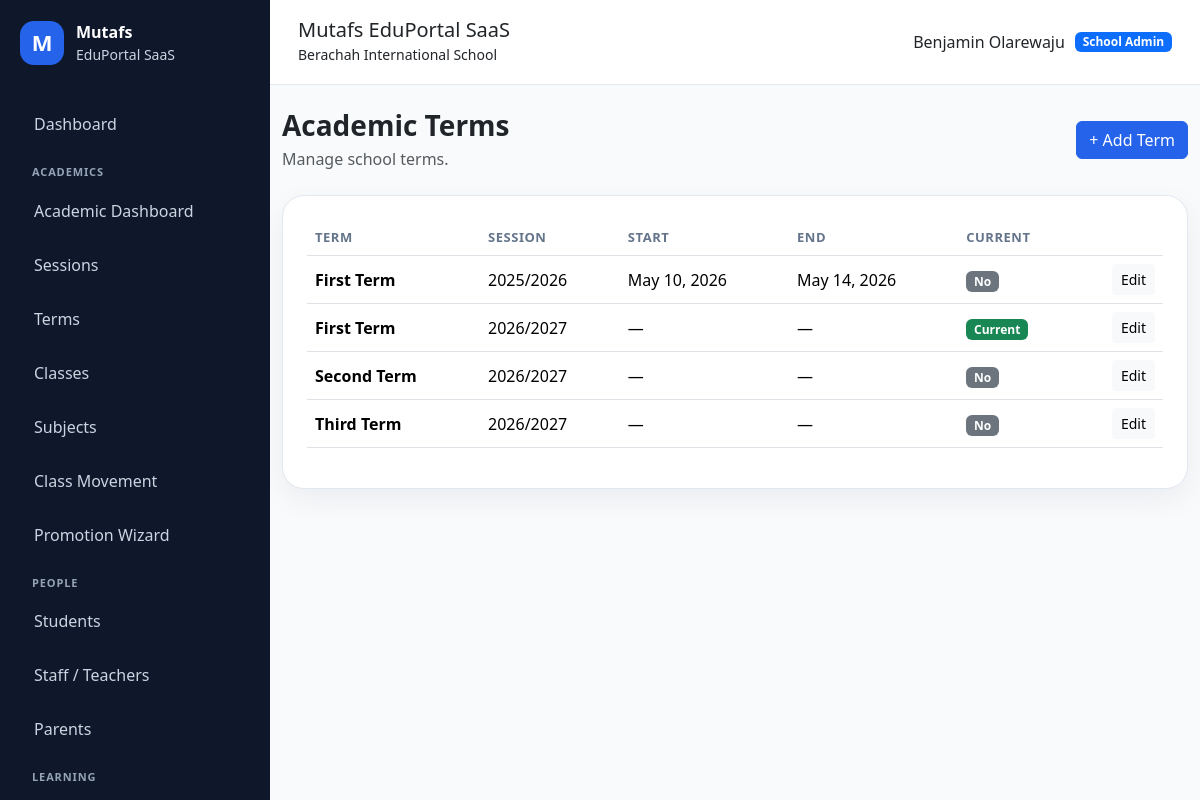
The page /academics/terms/ (signed in) on the database its author committed.
### apps/schools/models.py (models this page shows, shortened)
class School(models.Model):
    class SubscriptionStatus(models.TextChoices):
        TRIAL = "TRIAL", "Trial"
        ACTIVE = "ACTIVE", "Active"
        EXPIRED = "EXPIRED", "Expired"
        SUSPENDED = "SUSPENDED", "Suspended"
    name = models.CharField(max_length=255)
    slug = models.SlugField(max_length=255, unique=True, db_index=True)
    portal_subpath = models.SlugField(
        max_length=255,
        unique=True,
        help_text="Public portal path, e.g. berachah-school",
    )
    code = models.CharField(max_length=50, unique=True, db_index=True)
    email = models.EmailField(blank=True)
    phone = models.CharField(max_length=30, blank=True)
    address = models.TextField(blank=True)
    logo = models.ImageField(upload_to="school_logos/", blank=True, null=True)
    result_stamp = models.ImageField(
        upload_to="school_stamps/",
        blank=True,
        null=True,
    )
    is_active = models.BooleanField(default=True)
    is_verified = models.BooleanField(default=False)
    subscription_status = models.CharField(
        max_length=20,
        choices=SubscriptionStatus.choices,
        default=SubscriptionStatus.TRIAL,
        db_index=True,
    )
    subscription_start_date = models.DateField(null=True, blank=True)
    subscription_end_date = models.DateField(null=True, blank=True)
    result_checker_enabled = models.BooleanField(default=True)
    cbt_enabled = models.BooleanField(default=True)
    finance_enabled = models.BooleanField(default=True)
    parent_portal_enabled = models.BooleanField(default=True)
    custom_domain = models.CharField(
        max_length=255,
        blank=True,
        db_index=True,
        help_text="Example: schoolname.com",
    )
    subdomain = models.SlugField(
        max_length=100,
        blank=True,
        db_index=True,
        help_text="Example: brightstar",
    )
    primary_color = models.CharField(
        max_length=20,
        default="#2563eb",
    )
    secondary_color = models.CharField(
        max_length=20,
        default="#0f172a",
    )
    accent_color = models.CharField(
        max_length=20,
        default="#22c55e",
    )
    maintenance_mode = models.BooleanField(default=False)
    maintenance_message = models.TextField(
        blank=True,
        default="This school portal is temporarily under maintenance.",
    )
    storage_limit_mb = models.PositiveIntegerField(default=500)
    allow_custom_branding = models.BooleanField(default=True)
    created_at = models.DateTimeField(auto_now_add=True)
    updated_at = models.DateTimeField(auto_now=True)
    class Meta:
        ordering = ["name"]
        indexes = [
            models.Index(fields=["slug"]),
            models.Index(fields=["portal_subpath"]),
            models.Index(fields=["subscription_status"]),
            models.Index(fields=["is_active"]),
        ]
    @property
    def is_subscription_expired(self):
        if not self.subscription_end_date:
            return False
        return timezone.localdate() > self.subscription_end_date

### apps/accounts/models.py (models this page shows, shortened)
class User(AbstractUser):
    class Role(models.TextChoices):
        SUPER_ADMIN = "SUPER_ADMIN", "Super Admin"
        SCHOOL_ADMIN = "SCHOOL_ADMIN", "School Admin"
        TEACHER = "TEACHER", "Teacher"
        STUDENT = "STUDENT", "Student"
        PARENT = "PARENT", "Parent/Guardian"
    email = models.EmailField(unique=True)
    role = models.CharField(
        max_length=30,
        choices=Role.choices,
        default=Role.STUDENT,
        db_index=True,
    )
    school = models.ForeignKey(
        "schools.School",
        on_delete=models.SET_NULL,
        null=True,
        blank=True,
        related_name="users",
    )
    phone = models.CharField(max_length=30, blank=True)
    profile_picture = models.ImageField(
        upload_to="profiles/",
        blank=True,
        null=True,
    )
    must_change_password = models.BooleanField(default=False)
    last_login_ip = models.GenericIPAddressField(null=True, blank=True)
    last_activity_at = models.DateTimeField(null=True, blank=True)
    failed_login_attempts = models.PositiveIntegerField(default=0)
    created_at = models.DateTimeField(auto_now_add=True)
    updated_at = models.DateTimeField(auto_now=True)
    REQUIRED_FIELDS = ["email"]
    class Meta:
        indexes = [
            models.Index(fields=["role"]),
            models.Index(fields=["school", "role"]),
            models.Index(fields=["email"]),
        ]
    @property
    def is_super_admin(self):
        return self.role == self.Role.SUPER_ADMIN
    @property
    def is_school_admin(self):
        return self.role == self.Role.SCHOOL_ADMIN
    @property
    def is_teacher(self):
        return self.role == self.Role.TEACHER
    @property
    def is_student(self):
        return self.role == self.Role.STUDENT
    @property
    def is_parent(self):
        return self.role == self.Role.PARENT

### apps/academics/models.py (models this page shows, shortened)
class AcademicTerm(models.Model):
    class TermName(models.TextChoices):
        FIRST = "FIRST", "First Term"
        SECOND = "SECOND", "Second Term"
        THIRD = "THIRD", "Third Term"
    school = models.ForeignKey(
        "schools.School",
        on_delete=models.CASCADE,
        related_name="academic_terms",
    )
    session = models.ForeignKey(
        AcademicSession,
        on_delete=models.CASCADE,
        related_name="terms",
    )
    name = models.CharField(max_length=20, choices=TermName.choices)
    start_date = models.DateField(null=True, blank=True)
    end_date = models.DateField(null=True, blank=True)
    is_current = models.BooleanField(default=False)
    is_closed = models.BooleanField(default=False)
    closed_at = models.DateTimeField(null=True, blank=True)
    created_at = models.DateTimeField(auto_now_add=True)
    class Meta:
        ordering = ["session", "name"]
        unique_together = ("school", "session", "name")

class AcademicSession(models.Model):
    school = models.ForeignKey(
        "schools.School",
        on_delete=models.CASCADE,
        related_name="academic_sessions",
    )
    name = models.CharField(max_length=50)
    start_date = models.DateField(null=True, blank=True)
    end_date = models.DateField(null=True, blank=True)
    is_current = models.BooleanField(default=False)
    is_closed = models.BooleanField(default=False)
    closed_at = models.DateTimeField(null=True, blank=True)
    created_at = models.DateTimeField(auto_now_add=True)
    class Meta:
        ordering = ["-start_date", "-created_at"]
        unique_together = ("school", "name")

### apps/academics/views.py (the view)
# urls.py: path("terms/", views.term_list, name="academic_term_list"),
@login_required
@role_required(User.Role.SCHOOL_ADMIN)
def term_list(request):
    school = get_user_school(request)
    terms = AcademicTerm.objects.filter(school=school).select_related("session")
    return render(request, "academics/term_list.html", {
        "terms": terms,
    })

### apps/academics/views.py (called while the page is built)
def get_user_school(request):
    return request.user.school

### apps/core/context_processors.py (called while the page is built)
def global_context(request):
    user = getattr(request, "user", None)
    current_school = None
    subscription_expired = False
    if user and user.is_authenticated:
        current_school = getattr(user, "school", None)
        subscription_expired = getattr(request, "subscription_expired", False)
    return {
        "APP_NAME": "Mutafs EduPortal SaaS",
        "COMPANY_NAME": "Mutafs Global Technology",
        "current_school": current_school,
        "subscription_expired": subscription_expired,
    }

### apps/messaging/context_processors.py (called while the page is built)
def unread_messages_count(request):
    if not request.user.is_authenticated:
        return {
            "global_unread_messages_count": 0,
        }
    count = MessageReadStatus.objects.filter(
        user=request.user,
        is_read=False,
    ).count()
    return {
        "global_unread_messages_count": count,
    }

### apps/notifications/context_processors.py (called while the page is built)
def notification_context(request):
    if not request.user.is_authenticated:
        return {}
    notifications = UserNotification.objects.select_related(
        "announcement"
    ).filter(
        user=request.user,
        announcement__is_active=True,
        announcement__publish_at__lte=timezone.now(),
        is_read=False,
    )[:5]
    return {
        "global_notifications": notifications,
        "global_unread_notifications_count": notifications.count(),
    }

### apps/schools/context_processors.py (called while the page is built)
def tenant_context(request):
    school = None
    if request.user.is_authenticated:
        school = getattr(request.user, "school", None)
    return {
        "tenant_school": school,
    }

### templates/academics/term_list.html
{% extends "base.html" %}
{% block content %}
<div class="d-flex flex-wrap justify-content-between align-items-center mb-4 gap-2">
    <div>
        <h3 class="fw-bold mb-1">Academic Terms</h3>
        <p class="text-muted mb-0">Manage school terms.</p>
    </div>
    <a href="{% url 'academic_term_create' %}" class="btn btn-primary">+ Add Term</a>
</div>
<div class="content-card">
    <div class="table-responsive">
        <table class="table align-middle">
            <thead>
                <tr>
                    <th>Term</th>
                    <th>Session</th>
                    <th>Start</th>
                    <th>End</th>
                    <th>Current</th>
                    <th></th>
                </tr>
            </thead>
            <tbody>
                {% for term in terms %}
                    <tr>
                        <td><strong>{{ term.get_name_display }}</strong></td>
                        <td>{{ term.session.name }}</td>
                        <td>{{ term.start_date|default:"—" }}</td>
                        <td>{{ term.end_date|default:"—" }}</td>
                        <td>
                            {% if term.is_current %}
                                <span class="badge bg-success">Current</span>
                            {% else %}
                                <span class="badge bg-secondary">No</span>
                            {% endif %}
                        </td>
                        <td class="text-end">
                            <a href="{% url 'academic_term_update' term.pk %}" class="btn btn-sm btn-light">Edit</a>
                        </td>
                    </tr>
                {% empty %}
                    <tr>
                        <td colspan="6" class="text-center text-muted py-4">No academic term yet.</td>
                    </tr>
                {% endfor %}
            </tbody>
        </table>
    </div>
</div>
{% endblock %}

### templates/partials/navbar.html
<header class="topbar">
    <div>
        <h5 class="mb-0">{{ APP_NAME }}</h5>
        {% if current_school %}
            <small>{{ current_school.name }}</small>
        {% else %}
            <small>{{ COMPANY_NAME }}</small>
        {% endif %}
    </div>
    <div class="topbar-user">
        {% if request.user.is_authenticated %}
            <span>{{ request.user.get_full_name|default:request.user.username }}</span>
            <span class="badge bg-primary">{{ request.user.get_role_display }}</span>
        {% endif %}
    </div>
</header>

### static/css/dashboard.css (style rules this page uses)
:root { --primary: #2563eb; --dark: #0f172a; --muted: #64748b; --bg: #f8fafc; --card: #ffffff; --border: #e2e8f0; }
body { background: var(--bg); font-family: system-ui, -apple-system, BlinkMacSystemFont, "Segoe UI", sans-serif; }
.topbar { background: white; border-bottom: 1px solid var(--border); padding: 18px 28px; display: flex; justify-content: space-between; align-items: center; }
.topbar-user { display: flex; gap: 10px; align-items: center; }
.content-card { background: #ffffff; border: 1px solid var(--border); border-radius: 22px; padding: 24px; box-shadow: 0 10px 30px rgba(15, 23, 42, 0.06); }
.table thead th { color: #64748b; font-size: 13px; text-transform: uppercase; letter-spacing: 0.04em; }

### rows shown on the page
School: name "Berachah International School"
User: user.get_full_name "Benjamin Olarewaju", user.role "School Admin"
AcademicTerm: name "First Term", session.name "2025/2026", start_date "May 10, 2026", end_date "May 14, 2026", is_current "No"
AcademicTerm: name "First Term", session.name "2026/2027", start_date "—", end_date "—", is_current "Current"
AcademicTerm: name "Second Term", session.name "2026/2027", start_date "—", end_date "—", is_current "No"
AcademicTerm: name "Third Term", session.name "2026/2027", start_date "—", end_date "—", is_current "No"

### other values the page prints
{{ APP_NAME }} "Mutafs EduPortal SaaS"
